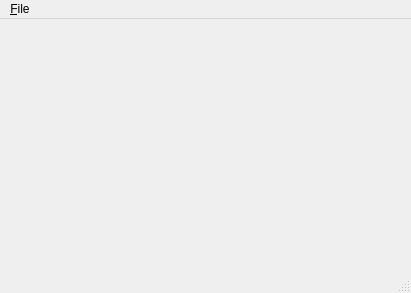
<?xml version="1.0" encoding="UTF-8"?>
<ui version="4.0">
 <class>MainWindow</class>
 <widget class="QMainWindow" name="MainWindow">
  <property name="geometry">
   <rect>
    <x>0</x>
    <y>0</y>
    <width>411</width>
    <height>293</height>
   </rect>
  </property>
  <property name="windowTitle">
   <string>MainWindow</string>
  </property>
  <widget class="QWidget" name="centralWidget">
   <layout class="QGridLayout" name="gridLayout">
    <item row="0" column="0">
     <widget class="QWidget" name="hostwidget" native="true"/>
    </item>
   </layout>
  </widget>
  <widget class="QMenuBar" name="menuBar">
   <property name="geometry">
    <rect>
     <x>0</x>
     <y>0</y>
     <width>411</width>
     <height>21</height>
    </rect>
   </property>
   <widget class="QMenu" name="menuFile">
    <property name="title">
     <string>&amp;File</string>
    </property>
    <addaction name="actionOpen"/>
    <addaction name="actionExit"/>
   </widget>
   <addaction name="menuFile"/>
  </widget>
  <widget class="QStatusBar" name="statusBar"/>
  <action name="actionOpen">
   <property name="text">
    <string>&amp;Open</string>
   </property>
  </action>
  <action name="actionExit">
   <property name="text">
    <string>Exit</string>
   </property>
  </action>
 </widget>
 <layoutdefault spacing="6" margin="11"/>
 <resources/>
 <connections>
  <connection>
   <sender>actionExit</sender>
   <signal>triggered()</signal>
   <receiver>MainWindow</receiver>
   <slot>close()</slot>
   <hints>
    <hint type="sourcelabel">
     <x>-1</x>
     <y>-1</y>
    </hint>
    <hint type="destinationlabel">
     <x>205</x>
     <y>146</y>
    </hint>
   </hints>
  </connection>
 </connections>
</ui>
